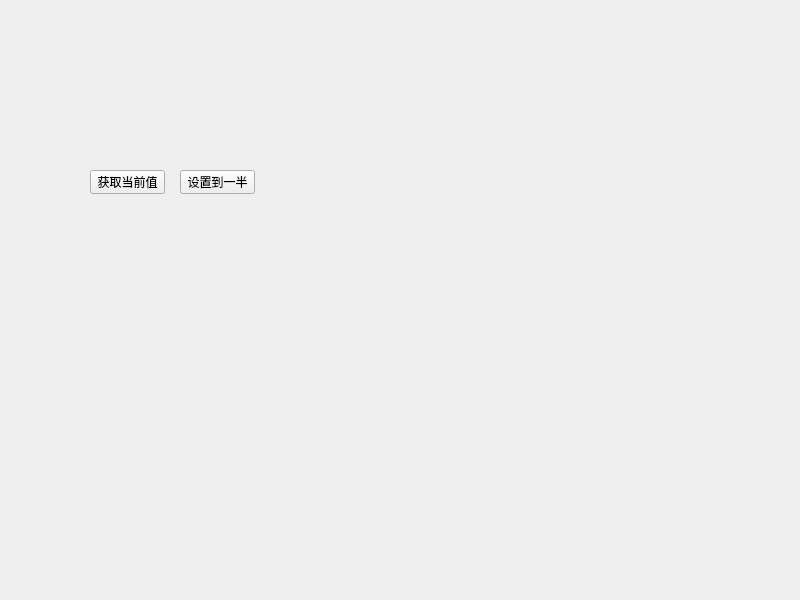
<?xml version="1.0" encoding="UTF-8"?>
<ui version="4.0">
 <class>Widget</class>
 <widget class="QWidget" name="Widget">
  <property name="geometry">
   <rect>
    <x>0</x>
    <y>0</y>
    <width>800</width>
    <height>600</height>
   </rect>
  </property>
  <property name="windowTitle">
   <string>Widget</string>
  </property>
  <widget class="SmallWidget" name="widget" native="true">
   <property name="geometry">
    <rect>
     <x>10</x>
     <y>50</y>
     <width>371</width>
     <height>81</height>
    </rect>
   </property>
  </widget>
  <widget class="QPushButton" name="btnGet">
   <property name="geometry">
    <rect>
     <x>90</x>
     <y>170</y>
     <width>75</width>
     <height>24</height>
    </rect>
   </property>
   <property name="text">
    <string>获取当前值</string>
   </property>
  </widget>
  <widget class="QPushButton" name="btnSet">
   <property name="geometry">
    <rect>
     <x>180</x>
     <y>170</y>
     <width>75</width>
     <height>24</height>
    </rect>
   </property>
   <property name="text">
    <string>设置到一半</string>
   </property>
  </widget>
 </widget>
 <customwidgets>
  <customwidget>
   <class>SmallWidget</class>
   <extends>QWidget</extends>
   <header>smallwidget.h</header>
   <container>1</container>
  </customwidget>
 </customwidgets>
 <resources/>
 <connections/>
</ui>
